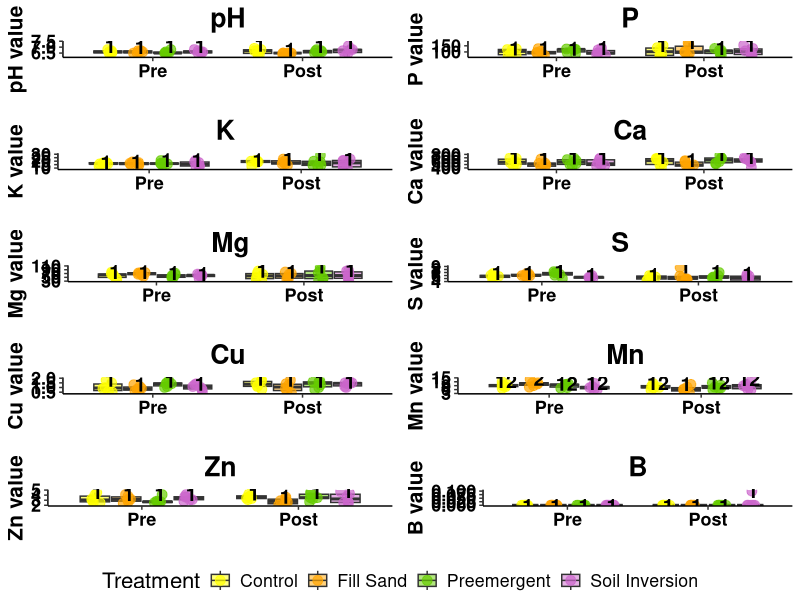

This chart was generated by the following R code: (Note: this script raises an error after producing the figure.)
################################################################################
################################################################################
#########################  FWF - Site Prep Study  ##############################
#########################        Soil Chemistry   ##############################
#########################  University of Florida  ##############################
#########################      Gage LaPierre      ##############################
#########################      2024 - 2025        ##############################
################################################################################
################################################################################

######################### Clears Environment & History  ########################
rm(list=ls(all=TRUE))
cat("\014")

#########################      Installs Packages   ##############################
list.of.packages <- c("tidyverse", "car", "ggpubr", "rstatix",
                      "emmeans", "multcomp", "multcompView")
new.packages <- list.of.packages[!(list.of.packages %in%
                                     installed.packages()[,"Package"])]
if(length(new.packages)) install.packages(new.packages)

##########################      Loads Packages      ##############################
library(tidyverse)
library(car)
library(ggpubr)
library(rstatix)
library(emmeans)
library(multcompView)
library(multcomp)


##########################   Read in Soil Data   ##############################
Data <- read.csv("Data/Site Prep Data - Soil.csv")

# Ensure factors are set correctly
Data$Treatment <- factor(Data$Treatment,
                         levels = c("Control", "Fill Sand", "Preemergent", "Soil Inversion"))
Data$Time <- factor(Data$Time, levels = c("Pre", "Post"))

##########################   Function for ANOVA + Letters   #####################
plot_soil_prop <- function(df, prop) {
  
  # Build model with Treatment, Time, and their interaction
  formula <- as.formula(paste(prop, "~ Treatment * Time"))
  model <- lm(formula, data = df)
  
  # Type II ANOVA
  aov_res <- Anova(model, type = 2)
  print(aov_res)
  
  # Estimated marginal means by Treatment x Time
  emm <- emmeans(model, ~ Treatment * Time)
  
  # Compact letter display for interaction
  cld_res <- cld(emm, adjust = "tukey") %>%
    as.data.frame()
  
  # Position letters above max values for each group
  # Use dplyr::select to ensure the correct function is called
  label_data <- df %>%
    group_by(Treatment, Time) %>%
    summarise(y_pos = max(.data[[prop]], na.rm = TRUE) * 1.05,
              .groups = "drop") %>%
    left_join(cld_res %>% dplyr::select(Treatment, Time, .group),
              by = c("Treatment","Time"))
  
  
  # Custom colors for treatments
  treat_colors <- c("Control" = "yellow",
                    "Fill Sand" = "orange",
                    "Preemergent" = "#66CC00",
                    "Soil Inversion" = "#CC66CC")
  
  # Plot: split by Time on x-axis
  p <- ggplot(df, aes(x = Time, y = .data[[prop]], fill = Treatment)) +
    geom_boxplot(aes(y = .data[[prop]]), alpha = 0.5, outlier.shape = NA,
                 position = position_dodge(width = 0.8)) +
    geom_jitter(aes(color = Treatment, y = .data[[prop]]),
                size = 3, alpha = 0.7,
                position = position_jitterdodge(jitter.width = 0.2, dodge.width = 0.8)) +
    geom_text(data = label_data,
              aes(x = Time, y = y_pos, label = .group, group = Treatment),
              position = position_dodge(width = 0.8),
              inherit.aes = FALSE,
              size = 5, fontface = "bold") +
    scale_fill_manual(values = treat_colors) +
    scale_color_manual(values = treat_colors) +
    labs(x = "", y = paste(prop, "value"),
         title = paste("", prop, "")) +
    theme_classic() +
    theme(plot.title = element_text(hjust = 0.5, face = "bold", colour = "black"),
          text = element_text(size = 16),
          axis.title.x = element_text(size = 15, face = "bold", colour = "black"),
          axis.title.y = element_text(size = 15, face = "bold", colour = "black"),
          axis.text.x = element_text(size = 13, face = "bold", color = "black"),
          axis.text.y = element_text(size = 13, face = "bold", color = "black"),
          legend.position = "bottom")
  
  return(p)
}

##########################   Generate Plots for Key Props   #####################
soil_plots <- lapply(c("pH", "P", 
                       "K", "Ca", 
                       "Mg", "S", 
                       "Cu", "Mn", 
                       "Zn", "B"),
                     function(prop) plot_soil_prop(Data, prop))

soil_panel <- ggpubr::ggarrange(plotlist = soil_plots, ncol = 2, nrow = 5,
                                common.legend = TRUE, legend = "bottom")
ggsave("Figures/Soil_Properties_Panel_with_Letters.jpg", soil_panel,
       width = 12, height = 10)
